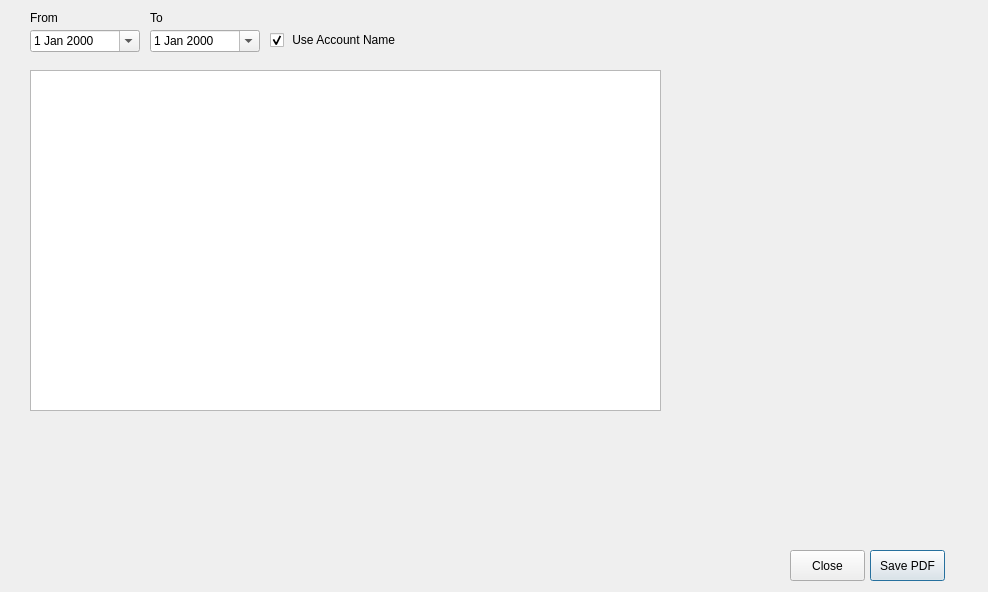
<?xml version="1.0" encoding="UTF-8"?>
<ui version="4.0">
 <class>CsummaryReportDlg</class>
 <widget class="QDialog" name="CsummaryReportDlg">
  <property name="geometry">
   <rect>
    <x>0</x>
    <y>0</y>
    <width>988</width>
    <height>592</height>
   </rect>
  </property>
  <property name="windowTitle">
   <string>Dialog</string>
  </property>
  <widget class="QPushButton" name="m_close">
   <property name="geometry">
    <rect>
     <x>790</x>
     <y>550</y>
     <width>75</width>
     <height>31</height>
    </rect>
   </property>
   <property name="text">
    <string>Close</string>
   </property>
  </widget>
  <widget class="QPushButton" name="m_savePDF">
   <property name="geometry">
    <rect>
     <x>870</x>
     <y>550</y>
     <width>75</width>
     <height>31</height>
    </rect>
   </property>
   <property name="text">
    <string>Save PDF</string>
   </property>
   <property name="default">
    <bool>true</bool>
   </property>
  </widget>
  <widget class="QDateEdit" name="m_fromDate">
   <property name="geometry">
    <rect>
     <x>30</x>
     <y>30</y>
     <width>110</width>
     <height>22</height>
    </rect>
   </property>
   <property name="displayFormat">
    <string>d MMM yyyy</string>
   </property>
   <property name="calendarPopup">
    <bool>true</bool>
   </property>
  </widget>
  <widget class="QDateEdit" name="m_toDate">
   <property name="geometry">
    <rect>
     <x>150</x>
     <y>30</y>
     <width>110</width>
     <height>22</height>
    </rect>
   </property>
   <property name="displayFormat">
    <string>d MMM yyyy</string>
   </property>
   <property name="calendarPopup">
    <bool>true</bool>
   </property>
  </widget>
  <widget class="QTextBrowser" name="m_textBox">
   <property name="geometry">
    <rect>
     <x>30</x>
     <y>70</y>
     <width>631</width>
     <height>341</height>
    </rect>
   </property>
  </widget>
  <widget class="QLabel" name="m_fromLBL">
   <property name="geometry">
    <rect>
     <x>30</x>
     <y>10</y>
     <width>49</width>
     <height>16</height>
    </rect>
   </property>
   <property name="text">
    <string>From</string>
   </property>
  </widget>
  <widget class="QLabel" name="m_toLbl">
   <property name="geometry">
    <rect>
     <x>150</x>
     <y>10</y>
     <width>49</width>
     <height>16</height>
    </rect>
   </property>
   <property name="text">
    <string>To</string>
   </property>
  </widget>
  <widget class="QCheckBox" name="m_useAccountNameCkbox">
   <property name="geometry">
    <rect>
     <x>270</x>
     <y>30</y>
     <width>181</width>
     <height>20</height>
    </rect>
   </property>
   <property name="text">
    <string> Use Account Name</string>
   </property>
   <property name="checked">
    <bool>true</bool>
   </property>
  </widget>
 </widget>
 <resources/>
 <connections/>
</ui>
